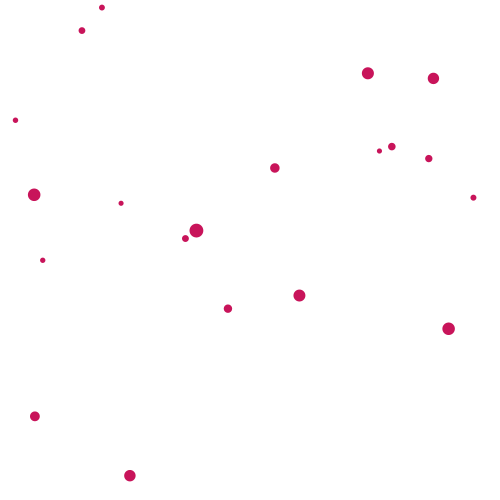
Frame 1 (no input)
Frame 60 (the mouse pressed at the canvas centre just before this capture): identical to frame 1, image omitted
Frame 120 (the mouse held since frame 60 and released just before this capture): identical to frame 1, image omitted

The Processing sketch that drew this single still picture (run headless with seeded random() and noise(); from frame 60 on, the mouse is pressed at the canvas centre):

// Processing sketch: overlappingcircles
// ── overlappingcircles.pde

void setup(){
size(500,500);
background(255);
for(int i=0;i<20;i++){
fill(200,20,90);
noStroke();
float r=random(5,15);
float x=random(height);
float y=random(width);
ellipse(x,y,r,r);
}


}

void draw(){

}
